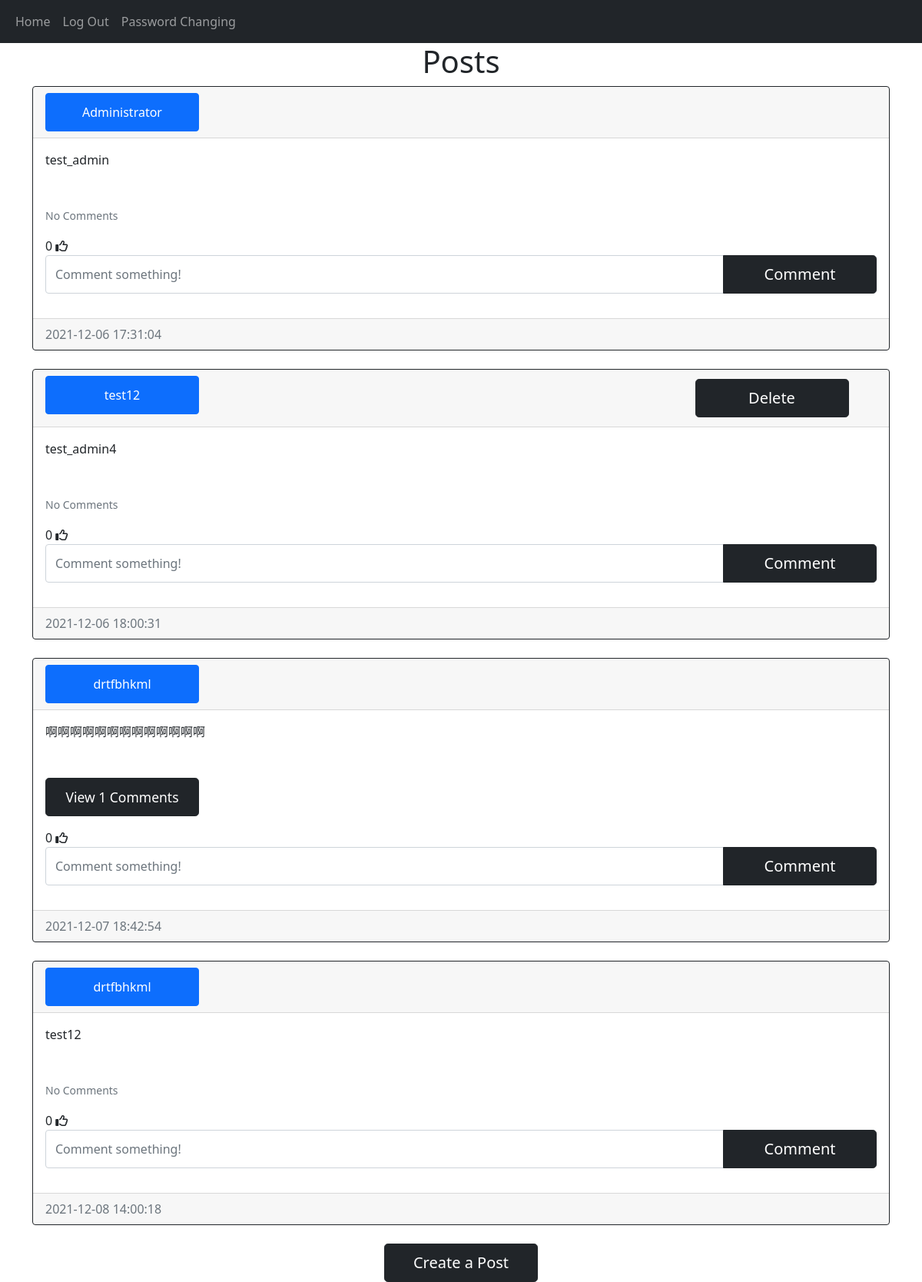
The page /home (signed in) on the database its author committed.
### models.py (models this page shows)
class Post(db.Model):
    id = db.Column(db.Integer, primary_key=True)
    text = db.Column(db.Text, nullable=False)
    date_created = db.Column(db.DateTime(timezone=True), default=func.now())
    author = db.Column(db.Integer, db.ForeignKey(
        'user.id', ondelete="CASCADE"), nullable=False)
    comments = db.relationship('Comment', backref='post', passive_deletes=True)
    likes = db.relationship('Like', backref='post', passive_deletes=True)

class User(db.Model, UserMixin):
    id = db.Column(db.Integer, primary_key=True)
    email = db.Column(db.String(150), unique=True)
    username = db.Column(db.String(150), unique=True)
    password = db.Column(db.String(150))
    date_created = db.Column(db.DateTime(timezone=True), default=func.now())
    posts = db.relationship('Post', backref='user', passive_deletes=True)
    comments = db.relationship('Comment', backref='user', passive_deletes=True)
    likes = db.relationship('Like', backref='user', passive_deletes=True)

### views.py (the view)
@views.route("/")
@views.route("/home")
@login_required
def home():
    posts = Post.query.all()
    return render_template("home.html", user=current_user, posts=posts)

### templates/home.html
{% extends "posts_div.html" %} {% block title %}Home{% endblock %}

### templates/posts_div.html (shortened to what this page needs)
{% extends "base.html" %} {% block title %}Home{% endblock %} {% block content
%}
<h1 align="center">{% block header %}Posts{% endblock %}</h1>
<div id="posts">
  {% for post in posts %}
  <div class="card border-dark">
    <div class="card-header">
    <div class="row">
        <div class="col-6">
            <a href="/posts/{{post.user.username}}">
            <button type="button" class="btn btn-primary">
            {{post.user.username}}
            </button>
            </a>
        </div>
        <div class="col-3"></div>
        <div class="col-3">
        {% if user.username == "Administrator" or user.id == post.author%}
          <a href="/delete-post/{{post.id}}" class="dropdown-item"><button type="button" class="btn btn-dark btn-lg">Delete</button></a>
        {% endif %}
        </div>
    </div>
    </div>
    <div class="card-body">
      <div class="card-text">{{post.text}}</div>
      <br />
    <br>
      <p class="card-text">
        {% if post.comments|length > 0 %}
        <a data-bs-toggle="collapse" href="#comments-{{post.id}}" role="button">
        <button type="submit" class="btn btn-dark btn-block btn-lg">
          <small>View {{post.comments|length}} Comments</small>
            </button>
        </a>
        {% else %}
        <small class="text-muted">No Comments</small>
        {% endif %}
      </p>
    <div>
         <span id="likes-count-{{post.id}}">
        {{ post.likes|length }}</span>
        {% if user.id in post.likes|map(attribute="author")|list %}
        <i class="fas fa-thumbs-up" id="like-button-{{post.id}}" onclick="like({{post.id}})"></i>
        {% else %}
        <i class="far fa-thumbs-up" id="like-button-{{post.id}}" onclick="like({{post.id}})"></i>
        {% endif %}
      </div>
      <form class="input-group mb-3" method="POST" action="/create-comment/{{post.id}}">
        <input type="text" id="text" name="text" class="form-control" placeholder="Comment something!"/>
        <button type="submit" class="btn btn-dark btn-block btn-lg">Comment</button>
      </form>
    </div>
    <div class="card-footer text-muted">{{post.date_created}}</div>
  </div>
  </br > {% endfor %}
</div>
{% block footer %}
<div align="center">
  <a href="/create-post"><button type="button" class="btn btn-dark btn-block btn-lg">Create a Post</button></a>
</div>
{% endblock %} {% endblock %}

### static/css/style.css (style rules this page uses)
.btn { width: 200px; height: 50px; }

### rows shown on the page
Post: user.username "Administrator", text "test_admin", shows "No Comments", likes|length "0", date_created "2021-12-06 17:31:04"
Post: user.username "test12", text "test_admin4", shows "No Comments", likes|length "0", date_created "2021-12-06 18:00:31"
Post: user.username "drtfbhkml", text "啊啊啊啊啊啊啊啊啊啊啊啊啊", comments|length "1", likes|length "0", date_created "2021-12-07 18:42:54"
Post: user.username "drtfbhkml", text "test12", shows "No Comments", likes|length "0", date_created "2021-12-08 14:00:18"
